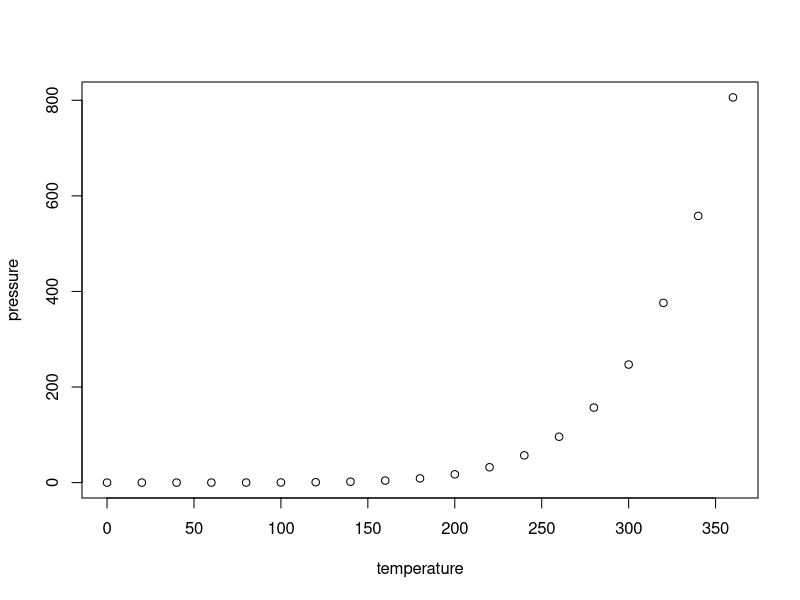
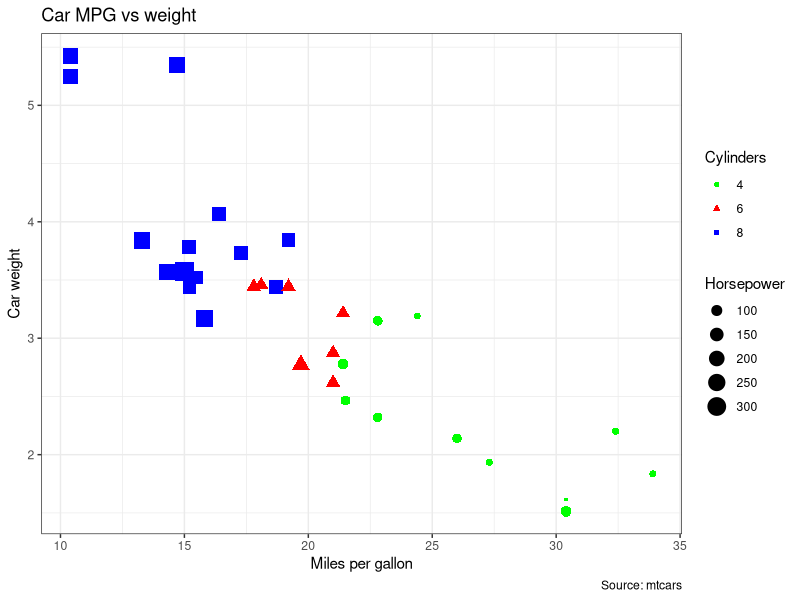

R code for these plots, in order:
## ---- chunk 1
knitr::opts_chunk$set(echo = TRUE)
## ---- chunk 2
summary(cars)
## ---- chunk 3
plot(pressure)
## ---- chunk 4
library(tidyverse)
ggplot(mtcars)+ 
       geom_point(aes(x = mpg, y = wt, 
                      color = factor(cyl),
                      shape = factor(cyl),
                      size = hp))+ 
                      #label = rownames(mtcars), check_overlap = TRUE) +
  theme_bw() +
  scale_color_manual(values = c("green", "red", "blue") ) +
  labs(title = "Car MPG vs weight", 
       x = 'Miles per gallon',
       y = 'Car weight',
       shape="Cylinders", size="Horsepower", color = "Cylinders",
       caption = "Source: mtcars") #theme_bw
